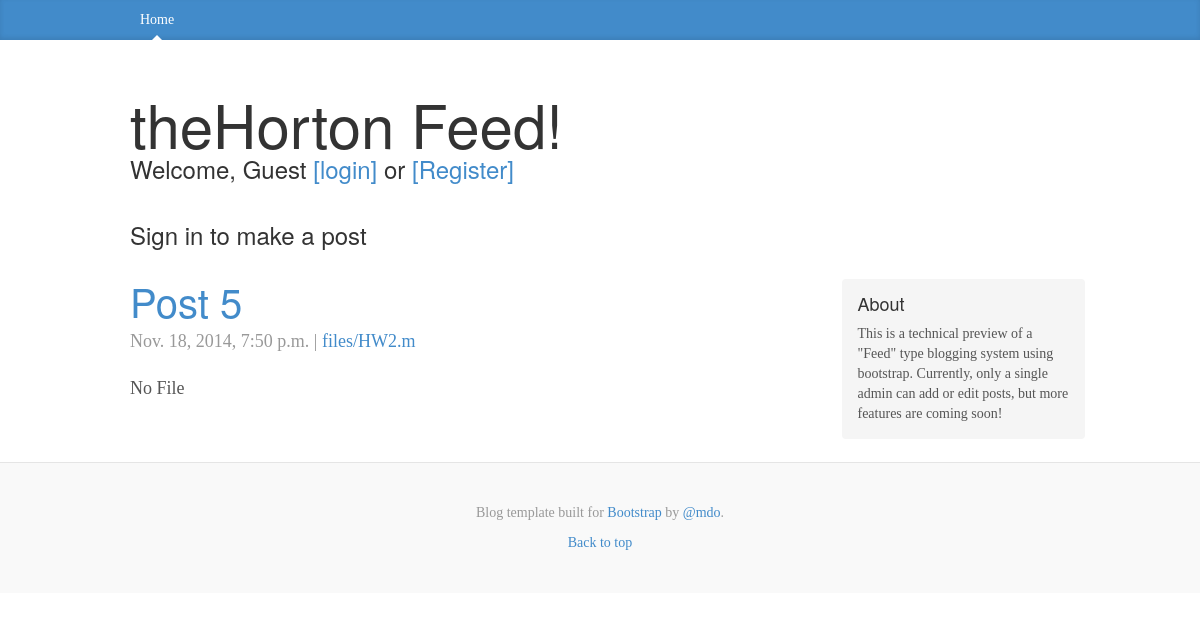
Screenshot of /j with the database file from the repository.
### blog/models.py (models this page shows, shortened)
class Entry(models.Model):
    title = models.CharField(max_length=200)
    slug = models.SlugField(max_length=200, unique=True)
    body = models.CharField(max_length=1000, default = " ")
    publish = models.BooleanField(default=True)
    created = models.DateTimeField(auto_now_add=True)
    modified = models.DateTimeField(auto_now=True)
    myUploadFile = models.ForeignKey(UploadFile)
    body = models.TextField()
    objects = EntryQuerySet.as_manager()
    class Meta:
        verbose_name = "Blog Entry"
        verbose_name_plural = "Blog Entries"
        ordering = ["-created"]

class UploadFile(models.Model):
    afile = models.FileField(upload_to='files')

### blog/views.py (the view)
# urls.py: url(r'^(?P<slug>\S+)$', views.BlogDetail.as_view(), name="entry_detail"),
class BlogDetail(generic.DetailView):
    model = models.Entry
    template_name = "post.html"

### templates/post.html
{% extends "base.html" %}
{% load django_markdown %}
{% block blog_entries %}
  <div class="post">
    <h2><a href="{% url "entry_detail" slug=object.slug %}">{{ object.title }}</a></h2>
    <p class="meta">
      {{ object.created }} |
      <a href="{{ object.myUploadFile.afile.url }}">{{ object.myUploadFile.afile.name }}</a>
    </p>
    {{ object.body|markdown }}
  </div>
{% endblock %}

### static/css/blog.css (style rules this page uses)
body { font-family: Georgia, "Times New Roman", Times, serif; color: #555; }
h1, .h1, h2, .h2, h3, .h3, h4, .h4, h5, .h5, h6, .h6 { margin-top: 0; font-family: "Helvetica Neue", Helvetica, Arial, sans-serif; font-weight: normal; color: #333; }
.post { margin-bottom: 60px; }
div.post h2:first-child { margin-bottom: 5px; font-size: 40px; }
.meta { margin-bottom: 20px; color: #999; }

### rows the page displays
Entry: title "Post 5", created "Nov. 18, 2014, 7:50 p.m.", myUploadFile.afile.name "files/HW2.m", body "No File"
